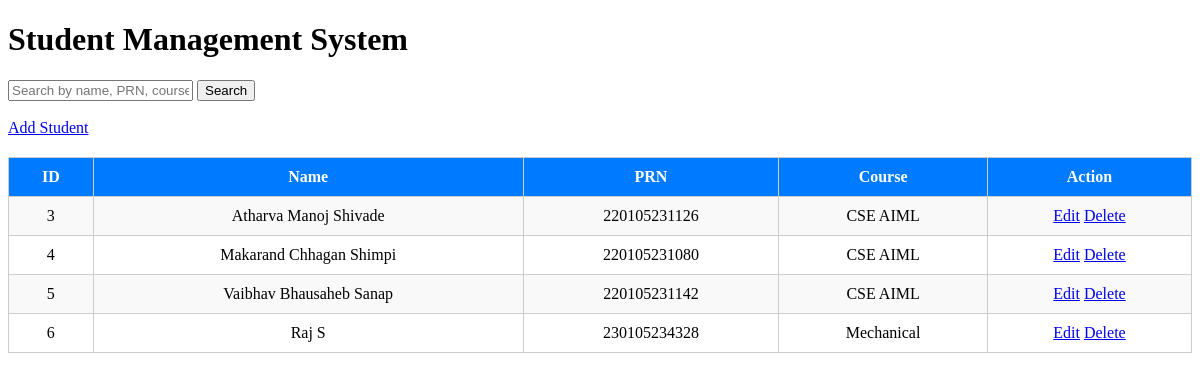
The page / on the database its author committed.
### tables this page shows
CREATE TABLE students (
    id INTEGER PRIMARY KEY AUTOINCREMENT,
    name TEXT NOT NULL,
    prn TEXT NOT NULL,
    course TEXT NOT NULL
);

### app.py (the view)
@app.route('/')
def index():
    conn = get_db_connection()
    search = request.args.get('search')
    if search:
        students = conn.execute(
            "SELECT * FROM students WHERE name LIKE ? OR prn LIKE ? OR course LIKE ?",
            ('%' + search + '%', '%' + search + '%', '%' + search + '%')
        ).fetchall()
    else:
        students = conn.execute('SELECT * FROM students').fetchall()
    conn.close()
    return render_template('index.html', students=students)

### app.py (called while the page is built)
def get_db_connection():
    conn = sqlite3.connect('database.db')
    conn.row_factory = sqlite3.Row
    return conn

### templates/index.html (shortened to what this page needs)
<!DOCTYPE html>
<html>
<head>
    <link rel="stylesheet" href="{{ url_for('static', filename='style.css') }}">
</head>
<body>
<div class="container">
<h1>Student Management System</h1>
<form method="GET" action="/">
    <input type="text" name="search" placeholder="Search by name, PRN, course">
    <button type="submit">Search</button>
</form>
<br>
<a href="/add">Add Student</a>
<table>
    <tr>
        <th>ID</th>
        <th>Name</th>
        <th>PRN</th>
        <th>Course</th>
        <th>Action</th>
    </tr>
    {% for student in students %}
    <tr>
        <td>{{ student.id }}</td>
        <td>{{ student.name }}</td>
        <td>{{ student.prn }}</td>
        <td>{{ student.course }}</td>
        <td>
            <a href="/edit/{{ student.id }}">Edit</a>
            <a href="/delete/{{ student.id }}">Delete</a>
        </td>
    </tr>
    {% endfor %}
</table>
</div>
</body>
</html>

### static/style.css (style rules this page uses)
table { width: 100%; border-collapse: collapse; margin-top: 20px; }
th, td { border: 1px solid #ccc; padding: 10px; text-align: center; }
th { background-color: #007bff; color: white; }
tr:nth-child(even) { background-color: #f9f9f9; }

### rows shown on the page
students: id "3", name "Atharva Manoj Shivade", prn "220105231126", course "CSE AIML"
students: id "4", name "Makarand Chhagan Shimpi", prn "220105231080", course "CSE AIML"
students: id "5", name "Vaibhav Bhausaheb Sanap", prn "220105231142", course "CSE AIML"
students: id "6", name "Raj S", prn "230105234328", course "Mechanical"
